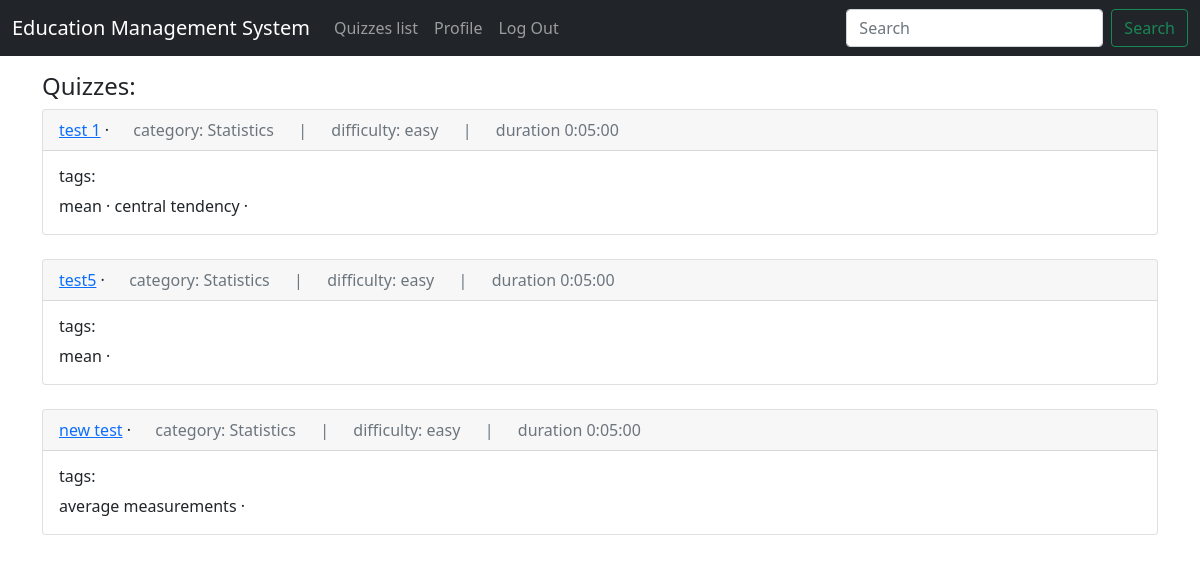
Before: /quizzes/ (signed in) with the older database file.
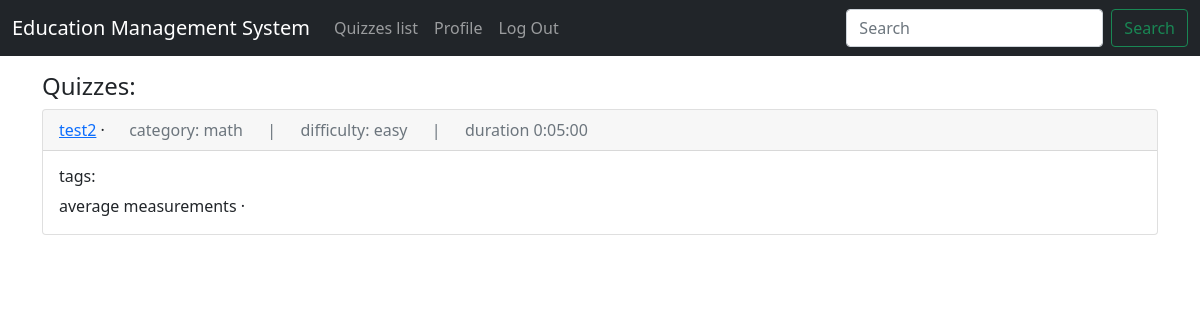
After: the same page with the newer database file.
### quizzes/models.py (models this page shows, shortened)
class Quiz(models.Model):
    title = models.CharField(max_length=250)
    category = models.ForeignKey(
            Category,
            on_delete = models.CASCADE,
            related_name = 'quizzes',
    )
    difficulty = models.CharField(max_length=100)
    duration = models.DurationField()
    tags = models.ManyToManyField(Tag)
    questions = models.ManyToManyField(Question)

class Category(models.Model):
    category = models.CharField(max_length=200)
    def __str__(self):
        return self.category

class Tag(models.Model):
    tag = models.CharField(max_length=100)

### quizzes/views.py (the view)
# urls.py: path('', category_list_view, name='quiz_list'),
@login_required
def category_list_view(request):
    categories = Category.objects.all()
    quizzes = Quiz.objects.all()
    context = {
        "categories": categories,
        "quizzes": quizzes,
    }
    return render(request, 'quizzes/quiz_list.html', context)

### templates/quizzes/quiz_list.html (shortened to what this page needs)
{% extends "base.html" %}
{% block content %}
    <h4>Quizzes: </h4>
    {% if request.user.is_staff %}
        <li><a href="{% url 'quizzes:create_quiz'%}">Add-Quiz</a></li>
        {% for q in quizzes %}
            <div class="card">
                <div class="card-header">
                    <span class="font-weight-bold">
                        <a href="{% url 'quizzes:quiz_detail' q.id %}">{{ q.title }}</a>
                    </span> &middot;
                    <span class="text-muted">
                       &emsp; <a href="{% url 'quizzes:edit_quiz' q.id %}">update</a> &emsp; | &emsp; category: {{ q.category }} &emsp; | &emsp; difficulty: {{ q.difficulty }} &emsp; | &emsp; duration {{ q.duration }}
                    </span>
                </div>
                <div class="card-body">
                    <h6>tags: </h6>
                    {% for t in q.tags.all %}
                        <span class="font-weight-bold">{{ t.tag }} &middot;</span>
                    {% endfor %}
                </div>
            </div>
            <br>
        {% endfor %}
    {%else%}
        {% for q in quizzes %}
            <div class="card">
                <div class="card-header">
                    <span class="font-weight-bold">
                        <a href="{% url 'quizzes:quiz_detail' q.category q.id %}">{{ q.title }}</a>
                    </span> &middot;
                    <span class="text-muted">
                        &emsp; category: {{ q.category }} &emsp; | &emsp; difficulty: {{ q.difficulty }} &emsp; | &emsp; duration {{ q.duration }}
                    </span>
                </div>
                <div class="card-body">
                    <h6>tags: </h6>
                    {% for t in q.tags.all %}
                        <span class="font-weight-bold">{{ t.tag }} &middot;</span>
                    {% endfor %}
                </div>
            </div>
            <br>
        {% endfor %}
    {%endif%}
{% endblock content %}

Changed rows visible on the page:
removed Quiz: title "test 1", category "Statistics", difficulty "easy", duration "0:05:00"
no longer on this page (row unchanged): Tag: tag "mean"
no longer on this page (row unchanged): Tag: tag "central tendency", shown under "test 1"
removed Quiz: title "test5", category "Statistics", difficulty "easy", duration "0:05:00"
removed Quiz: title "new test", category "Statistics", difficulty "easy", duration "0:05:00", Tag (tag "average measurements")
added Quiz: title "test2", category "math", difficulty "easy", duration "0:05:00", Tag (tag "average measurements")
